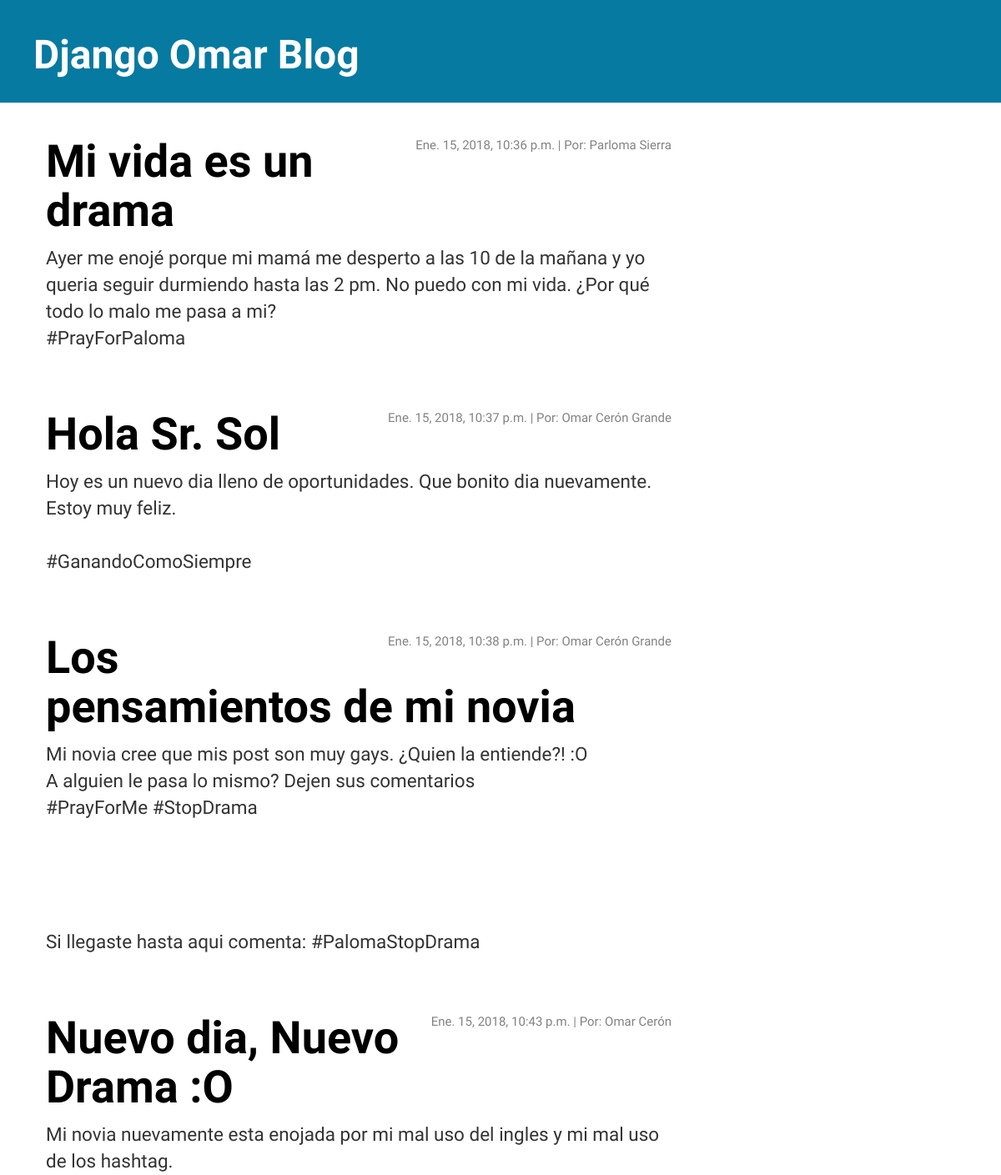
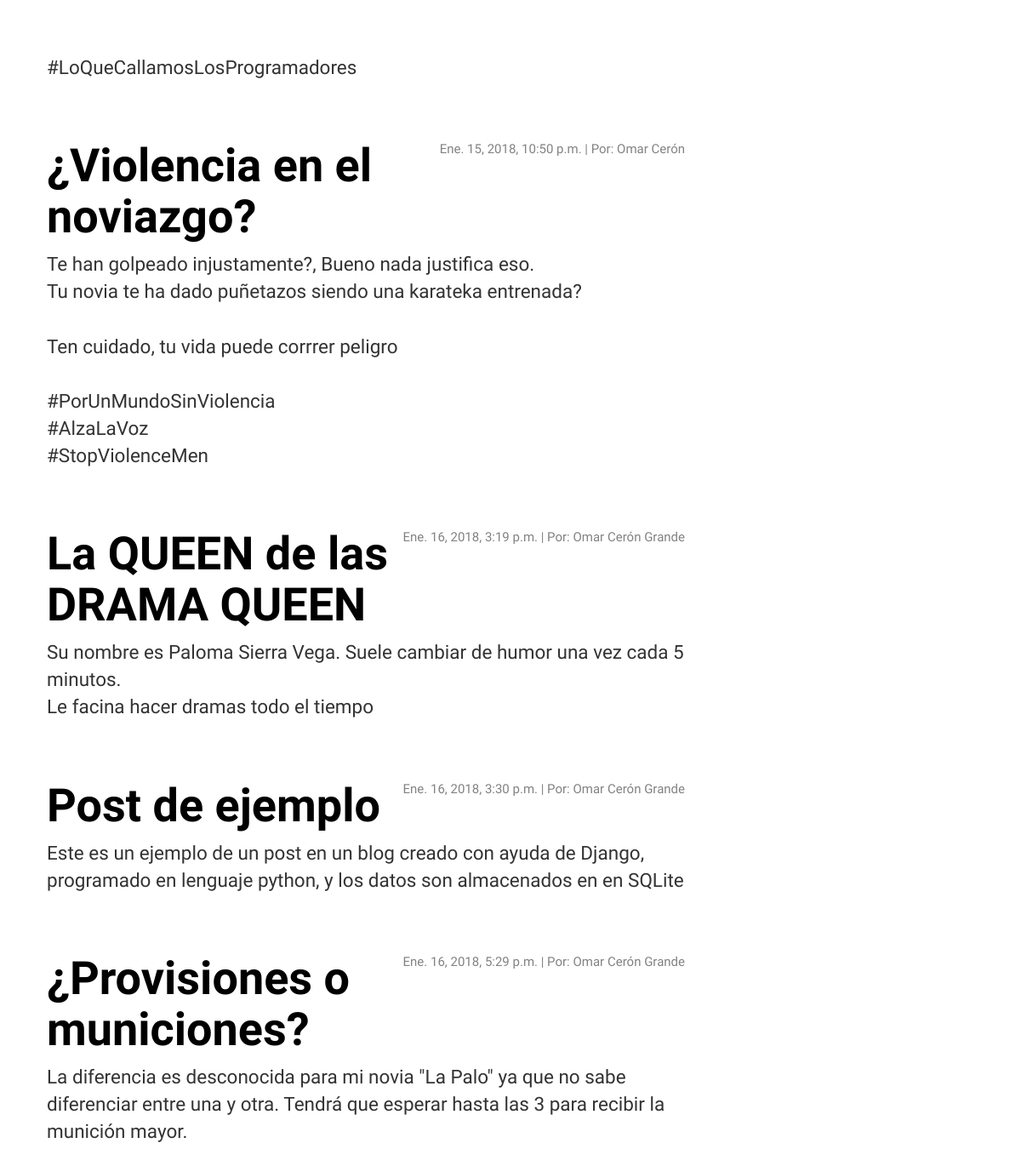
The page / on the database its author committed (2 pictures, top to bottom).
### blog/models.py (models this page shows, shortened)
class Post(models.Model):
	autor = models.CharField(max_length=200)
	titulo = models.CharField(max_length=200)
	texto = models.TextField()
	fecha_de_creacion = models.DateTimeField(default=timezone.now)
	fecha_de_publicacion = models.DateTimeField(blank=True, null=True)

### blog/views.py (the view)
# urls.py: url(r'^$', views.post_list),
def post_list(request):
	posts =  Post.objects.filter(fecha_de_publicacion__lte=timezone.now()).order_by('fecha_de_publicacion')
	return render(request, 'blog/post_list.html', {'posts': posts})

### blog/templates/blog/post_list.html
{% extends 'blog/base.html' %}
{% block content %}
{% for post in posts %}
<div class="post">
    <div class="date">
        {{ post.fecha_de_publicacion }}  |  Por: {{ post.autor }}
    </div>
    <h1><a href="">{{ post.titulo }}</a></h1>
    <p>{{ post.texto|linebreaksbr }}</p>
</div>
{% endfor %}
{% endblock %}

### blog/templates/blog/base.html (shortened to what this page needs)
 {% load staticfiles %}
    <html>
        <head>
            <link rel="stylesheet" href="//maxcdn.bootstrapcdn.com/bootstrap/3.2.0/css/bootstrap.min.css">
            <link rel="stylesheet" href="//maxcdn.bootstrapcdn.com/bootstrap/3.2.0/css/bootstrap-theme.min.css">
            <link rel="stylesheet" href="{% static 'css/blog.css' %}">
        </head>
        <body>
        <div class="page-header">
            <h1><a href="/">Django Omar Blog</a></h1>
        </div>
        <div class="content container">
            <div class="row">
                <div class="col-md-8">
                {% block content %}
                {% endblock %}
                </div>
            </div>
        </div>
    </body>
    </html>

### blog/static/css/blog.css (style rules this page uses)
h1 a { color: #FCA205; font-family: 'Rancho', sans-serif; font-weight: bold; font-size: 150%; }
body { font-family: 'Rancho', sans-serif; font-size: 150%; }
p { font-size: 150%; }
.page-header { background-color: #067AA1; margin-top: 0; padding: 20px 20px 20px 40px; }
.page-header h1, .page-header h1 a, .page-header h1 a:visited, .page-header h1 a:active { color: #ffffff; font-size: 36pt; text-decoration: none; }
.content { margin-left: 40px; }
h1, h2, h3, h4 { font-family: 'Rancho', cursive; font-weight: bold; }
.date { float: right; color: #828282; }
.post { margin-bottom: 70px; }
.post h1 a, .post h1 a:visited { color: #000000; }

### rows shown on the page
Post: fecha_de_publicacion "Ene. 15, 2018, 10:36 p.m.", autor "Parloma Sierra", titulo "Mi vida es un drama", texto "Ayer me enojé porque mi mamá me desperto a las 10 de la mañana y yo queria seguir durmiendo hasta las 2 pm. No puedo con mi vida. ¿Por qué todo lo malo me pasa a mi? #PrayForPaloma"
Post: fecha_de_publicacion "Ene. 15, 2018, 10:37 p.m.", autor "Omar Cerón Grande", titulo "Hola Sr. Sol", texto "Hoy es un nuevo dia lleno de oportunidades. Que bonito dia nuevamente. Estoy muy feliz. #GanandoComoSiempre"
Post: fecha_de_publicacion "Ene. 15, 2018, 10:38 p.m.", autor "Omar Cerón Grande", titulo "Los pensamientos de mi novia", texto "Mi novia cree que mis post son muy gays. ¿Quien la entiende?! :O A alguien le pasa lo mismo? Dejen sus comentarios #PrayForMe #StopDrama Si llegaste hasta aqui comenta: #PalomaStopDrama"
Post: fecha_de_publicacion "Ene. 15, 2018, 10:43 p.m.", autor "Omar Cerón", titulo "Nuevo dia, Nuevo Drama :O", texto "Mi novia nuevamente esta enojada por mi mal uso del ingles y mi mal uso de los hashtag. #LoQueCallamosLosProgramadores"
Post: fecha_de_publicacion "Ene. 15, 2018, 10:50 p.m.", autor "Omar Cerón", titulo "¿Violencia en el noviazgo?", texto "Te han golpeado injustamente?, Bueno nada justifica eso. Tu novia te ha dado puñetazos siendo una karateka entrenada? Ten cuidado, tu vida puede corrrer peligro #PorUnMundoSinViolencia #AlzaLaVoz #StopViolenceMen"
Post: fecha_de_publicacion "Ene. 16, 2018, 3:19 p.m.", autor "Omar Cerón Grande", titulo "La QUEEN de las DRAMA QUEEN", texto "Su nombre es Paloma Sierra Vega. Suele cambiar de humor una vez cada 5 minutos. Le facina hacer dramas todo el tiempo"
Post: fecha_de_publicacion "Ene. 16, 2018, 3:30 p.m.", autor "Omar Cerón Grande", titulo "Post de ejemplo", texto "Este es un ejemplo de un post en un blog creado con ayuda de Django, programado en lenguaje python, y los datos son almacenados en en SQLite"
Post: fecha_de_publicacion "Ene. 16, 2018, 5:29 p.m.", autor "Omar Cerón Grande", titulo "¿Provisiones o municiones?", texto "La diferencia es desconocida para mi novia \"La Palo\" ya que no sabe diferenciar entre una y otra. Tendrá que esperar hasta las 3 para recibir la munición mayor."
